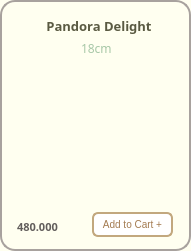
       <widget class="QFrame" name="frame_Pandora">
        <property name="geometry">
         <rect>
          <x>10</x>
          <y>300</y>
          <width>191</width>
          <height>251</height>
         </rect>
        </property>
        <property name="styleSheet">
         <string notr="true">background-color:#FFFFF0;
border-radius: 15px; 
border: 2px solid #A8A29E ;</string>
        </property>
        <property name="frameShape">
         <enum>QFrame::StyledPanel</enum>
        </property>
        <property name="frameShadow">
         <enum>QFrame::Raised</enum>
        </property>
        <widget class="QLabel" name="label_cake_pandora">
         <property name="geometry">
          <rect>
           <x>0</x>
           <y>16</y>
           <width>191</width>
           <height>201</height>
          </rect>
         </property>
         <property name="sizePolicy">
          <sizepolicy hsizetype="Fixed" vsizetype="Fixed">
           <horstretch>25</horstretch>
           <verstretch>25</verstretch>
          </sizepolicy>
         </property>
         <property name="minimumSize">
          <size>
           <width>25</width>
           <height>25</height>
          </size>
         </property>
         <property name="maximumSize">
          <size>
           <width>16777215</width>
           <height>16777215</height>
          </size>
         </property>
         <property name="sizeIncrement">
          <size>
           <width>3</width>
           <height>0</height>
          </size>
         </property>
         <property name="styleSheet">
          <string notr="true">border:0px;
border-radius:0px;
background-color: transparent</string>
         </property>
         <property name="frameShape">
          <enum>QFrame::WinPanel</enum>
         </property>
         <property name="text">
          <string/>
         </property>
         <property name="pixmap">
          <pixmap>../images/pandora_delight.png</pixmap>
         </property>
         <property name="scaledContents">
          <bool>true</bool>
         </property>
        </widget>
        <widget class="QLabel" name="label_pandora">
         <property name="geometry">
          <rect>
           <x>43</x>
           <y>16</y>
           <width>129</width>
           <height>20</height>
          </rect>
         </property>
         <property name="sizePolicy">
          <sizepolicy hsizetype="Fixed" vsizetype="Fixed">
           <horstretch>0</horstretch>
           <verstretch>0</verstretch>
          </sizepolicy>
         </property>
         <property name="font">
          <font>
           <family>Mongolian Baiti</family>
           <pointsize>10</pointsize>
           <weight>75</weight>
           <bold>true</bold>
          </font>
         </property>
         <property name="styleSheet">
          <string notr="true">border-radius: 0px;
border:0px solid;
color:#5A5A42</string>
         </property>
         <property name="text">
          <string> Pandora Delight </string>
         </property>
        </widget>
        <widget class="QLabel" name="label_pandora_size">
         <property name="geometry">
          <rect>
           <x>81</x>
           <y>40</y>
           <width>31</width>
           <height>16</height>
          </rect>
         </property>
         <property name="font">
          <font>
           <family>Mongolian Baiti</family>
           <pointsize>9</pointsize>
          </font>
         </property>
         <property name="styleSheet">
          <string notr="true">color: #A7C7A7;
border:0px</string>
         </property>
         <property name="text">
          <string>18cm</string>
         </property>
        </widget>
        <widget class="QLabel" name="label_pandora_price">
         <property name="geometry">
          <rect>
           <x>17</x>
           <y>219</y>
           <width>81</width>
           <height>16</height>
          </rect>
         </property>
         <property name="font">
          <font>
           <family>Mongolian Baiti</family>
           <pointsize>8</pointsize>
           <weight>75</weight>
           <bold>true</bold>
          </font>
         </property>
         <property name="styleSheet">
          <string notr="true">border:0px;
color: rgb(98, 94, 92);
</string>
         </property>
         <property name="text">
          <string>480.000</string>
         </property>
        </widget>
        <widget class="QPushButton" name="pushButton_add4">
         <property name="geometry">
          <rect>
           <x>92</x>
           <y>212</y>
           <width>81</width>
           <height>25</height>
          </rect>
         </property>
         <property name="maximumSize">
          <size>
           <width>16777207</width>
           <height>16777215</height>
          </size>
         </property>
         <property name="font">
          <font>
           <pointsize>-1</pointsize>
          </font>
         </property>
         <property name="styleSheet">
          <string notr="true">QPushButton {
    background-color: white;
    color: #A37B50;
    border: 2px solid #C2A87E;
    border-radius: 6px;
    padding: 4px 5px;
    font-size: 10px;
}

QPushButton:hover {
    background-color: #F7F3EF;
}

QPushButton:pressed {
    background-color: #E6D5C3;
}
</string>
         </property>
         <property name="text">
          <string>Add to Cart +</string>
         </property>
        </widget>
       </widget>
